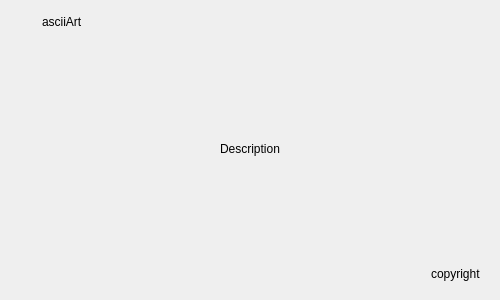
<?xml version="1.0" encoding="UTF-8"?>
<ui version="4.0">
 <class>AboutNgPost</class>
 <widget class="QDialog" name="AboutNgPost">
  <property name="geometry">
   <rect>
    <x>0</x>
    <y>0</y>
    <width>500</width>
    <height>300</height>
   </rect>
  </property>
  <property name="windowTitle">
   <string>Dialog</string>
  </property>
  <layout class="QVBoxLayout" name="verticalLayout_2">
   <item>
    <layout class="QHBoxLayout" name="horizontalLayout">
     <item>
      <spacer name="horizontalSpacer_6">
       <property name="orientation">
        <enum>Qt::Horizontal</enum>
       </property>
       <property name="sizeType">
        <enum>QSizePolicy::Preferred</enum>
       </property>
       <property name="sizeHint" stdset="0">
        <size>
         <width>8</width>
         <height>20</height>
        </size>
       </property>
      </spacer>
     </item>
     <item>
      <widget class="QLabel" name="logoLbl">
       <property name="sizePolicy">
        <sizepolicy hsizetype="Preferred" vsizetype="Preferred">
         <horstretch>0</horstretch>
         <verstretch>0</verstretch>
        </sizepolicy>
       </property>
       <property name="maximumSize">
        <size>
         <width>72</width>
         <height>72</height>
        </size>
       </property>
       <property name="text">
        <string/>
       </property>
       <property name="pixmap">
        <pixmap resource="../resources/resources.qrc">:/icons/ngPost.png</pixmap>
       </property>
       <property name="scaledContents">
        <bool>true</bool>
       </property>
      </widget>
     </item>
     <item>
      <spacer name="horizontalSpacer">
       <property name="orientation">
        <enum>Qt::Horizontal</enum>
       </property>
       <property name="sizeType">
        <enum>QSizePolicy::Preferred</enum>
       </property>
       <property name="sizeHint" stdset="0">
        <size>
         <width>10</width>
         <height>20</height>
        </size>
       </property>
      </spacer>
     </item>
     <item>
      <widget class="QLabel" name="titleLbl">
       <property name="text">
        <string>asciiArt</string>
       </property>
      </widget>
     </item>
     <item>
      <spacer name="horizontalSpacer_2">
       <property name="orientation">
        <enum>Qt::Horizontal</enum>
       </property>
       <property name="sizeType">
        <enum>QSizePolicy::Expanding</enum>
       </property>
       <property name="sizeHint" stdset="0">
        <size>
         <width>40</width>
         <height>20</height>
        </size>
       </property>
      </spacer>
     </item>
     <item alignment="Qt::AlignTop">
      <widget class="QPushButton" name="closeButton">
       <property name="minimumSize">
        <size>
         <width>22</width>
         <height>22</height>
        </size>
       </property>
       <property name="maximumSize">
        <size>
         <width>22</width>
         <height>22</height>
        </size>
       </property>
       <property name="text">
        <string/>
       </property>
       <property name="icon">
        <iconset resource="../resources/resources.qrc">
         <normaloff>:/icons/close.jpg</normaloff>:/icons/close.jpg</iconset>
       </property>
       <property name="flat">
        <bool>true</bool>
       </property>
      </widget>
     </item>
    </layout>
   </item>
   <item>
    <layout class="QVBoxLayout" name="verticalLayout">
     <item>
      <spacer name="verticalSpacer">
       <property name="orientation">
        <enum>Qt::Vertical</enum>
       </property>
       <property name="sizeType">
        <enum>QSizePolicy::Expanding</enum>
       </property>
       <property name="sizeHint" stdset="0">
        <size>
         <width>20</width>
         <height>10</height>
        </size>
       </property>
      </spacer>
     </item>
     <item alignment="Qt::AlignHCenter">
      <widget class="QLabel" name="descLbl">
       <property name="text">
        <string>Description</string>
       </property>
      </widget>
     </item>
     <item>
      <spacer name="verticalSpacer_2">
       <property name="orientation">
        <enum>Qt::Vertical</enum>
       </property>
       <property name="sizeHint" stdset="0">
        <size>
         <width>20</width>
         <height>10</height>
        </size>
       </property>
      </spacer>
     </item>
    </layout>
   </item>
   <item>
    <layout class="QHBoxLayout" name="horizontalLayout_2">
     <item>
      <spacer name="horizontalSpacer_4">
       <property name="orientation">
        <enum>Qt::Horizontal</enum>
       </property>
       <property name="sizeType">
        <enum>QSizePolicy::Preferred</enum>
       </property>
       <property name="sizeHint" stdset="0">
        <size>
         <width>8</width>
         <height>20</height>
        </size>
       </property>
      </spacer>
     </item>
     <item>
      <spacer name="horizontalSpacer_3">
       <property name="orientation">
        <enum>Qt::Horizontal</enum>
       </property>
       <property name="sizeHint" stdset="0">
        <size>
         <width>8</width>
         <height>20</height>
        </size>
       </property>
      </spacer>
     </item>
     <item>
      <widget class="QLabel" name="copyrightLbl">
       <property name="text">
        <string>copyright</string>
       </property>
      </widget>
     </item>
     <item>
      <spacer name="horizontalSpacer_5">
       <property name="orientation">
        <enum>Qt::Horizontal</enum>
       </property>
       <property name="sizeType">
        <enum>QSizePolicy::Preferred</enum>
       </property>
       <property name="sizeHint" stdset="0">
        <size>
         <width>8</width>
         <height>20</height>
        </size>
       </property>
      </spacer>
     </item>
    </layout>
   </item>
   <item>
    <spacer name="verticalSpacer_3">
     <property name="orientation">
      <enum>Qt::Vertical</enum>
     </property>
     <property name="sizeType">
      <enum>QSizePolicy::Fixed</enum>
     </property>
     <property name="sizeHint" stdset="0">
      <size>
       <width>20</width>
       <height>5</height>
      </size>
     </property>
    </spacer>
   </item>
  </layout>
 </widget>
 <resources>
  <include location="../resources/resources.qrc"/>
 </resources>
 <connections/>
</ui>
